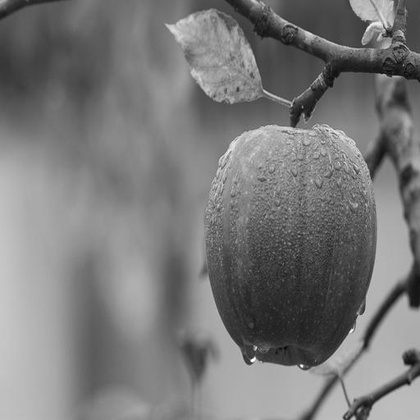
%> input picture dsp/lab5/resources/gray.jpg, 420 x 420 px, shrunk from 512 x 512 before the run
$ octave part2.m   (GNU Octave 9; MATLAB toolbox functions it lacks are replaced by stand-ins)
%> lines starting %> are read from the running program, lines starting %| are printed output that depends on the picture
### dsp/lab5/im2jpeg.m
function y = im2jpeg(x, mask)
if nargin < 2
    mask = ones(8);
end

m = [16 11  10  16  24  40  51  61
     12  12  14  19  26  58  60  55
     14  13  16  24  40  57  69  56
     14  17  22  29  51  87  80  62
     18  22  37  56  68  109 103 77
     24  35  55  64  81  104 113 92
     49  64  78  87  103 121 120 101
     72  92  95  98  112 100 103 99];

order = [1 9  2  3  10 17 25 18 11 4  5  12 19 26 33  ...
        41 34 27 20 13 6  7  14 21 28 35 42 49 57 50  ...
        43 36 29 22 15 8  16 23 30 37 44 51 58 59 52  ...
        45 38 31 24 32 39 46 53 60 61 54 47 40 48 55  ...
        62 63 56 64];

[xm, xn] = size(x);
x = double(x) - 128;
t = dctmtx(8);
y = blkproc(x, [8 8], 'P1 * x * P2', t, t');
y = blkproc(y, [8 8], 'round(x ./ P1)', m);
y = blkproc(y, [8 8], 'x .* P1', mask);
y = im2col(y, [8 8], 'distinct');
xb = size(y, 2);
y = y(order, :);
eob = max(y(:)) + 1;
r = zeros(numel(y) + size(y, 2), 1);
count = 0;
for j = 1:xb
   i = max(find(y(:, j)));
   if isempty(i)
      i = 0;
   end
   p = count + 1;
   q = p + i;
   r(p:q) = [y(1:i, j); eob];
   count = count + i + 1;
end
r((count + 1):end) = [];
y           = struct;
y.size      = uint16([xm xn]);
y.numblocks = uint16(xb);
y.code      = r;

### digital-signal-processing/lab5/jpeg2im.m
function x = jpeg2im(y)
m = [16 11  10  16  24  40  51  61
     12  12  14  19  26  58  60  55
     14  13  16  24  40  57  69  56
     14  17  22  29  51  87  80  62
     18  22  37  56  68  109 103 77
     24  35  55  64  81  104 113 92
     49  64  78  87  103 121 120 101
     72  92  95  98  112 100 103 99];

order = [1 9  2  3  10 17 25 18 11 4  5  12 19 26 33  ...
        41 34 27 20 13 6  7  14 21 28 35 42 49 57 50  ...
        43 36 29 22 15 8  16 23 30 37 44 51 58 59 52  ...
        45 38 31 24 32 39 46 53 60 61 54 47 40 48 55  ...
        62 63 56 64];
rev = order;
for k = 1:length(order)
   rev(k) = find(order == k);
end

xb = double(y.numblocks);
sz = double(y.size);
xn = sz(2);
xm = sz(1);
x = y.code;
eob = max(x(:));

z = zeros(64, xb);
k = 1;
for j = 1:xb
   for i = 1:64
      if x(k) == eob
         k = k + 1;
         break;
      else
         z(i, j) = x(k);
         k = k + 1;
      end
   end
end

z = z(rev, :);
x = col2im(z, [8 8], [xm xn], 'distinct');
x = blkproc(x, [8 8], 'x .* P1', m);
t = dctmtx(8);
x = blkproc(x, [8 8], 'P1 * x * P2', t', t);
x = uint8(x + 128);

### dsp/lab5/part2.m
f = imread('resources/gray.jpg');
%> f is the input picture: size 420x420 uint8; min 6, max 255, mean 121.2
figure, imshow(f)

cr_array = zeros(12,1);
corr_array = zeros(12,1);
count_k = 1:12;

diagNumber = -5;
for i=1:12
    mask = ones(8);
    mask = triu(mask, diagNumber+i);
    mask = flip(mask, 2);

    f2 = im2jpeg(f, mask);
    d1 = im2double(f);          % compression ratio
    d2 = f2.code;               % compression ratio
    cr1 = whos('d1');           % compression ratio
    cr2 = whos('d2');           % compression ratio
    cr = cr1.bytes / cr2.bytes; % compression ratio
    f2 = jpeg2im(f2);
    corr = corr2(f, f2);


    cr_array(i) = cr;
    corr_array(i) = corr;
    count_k(i) = sum(sum(mask));
    figure, imshow(f2)
end
%> this loop made 12 passes
%> corr on passes 1 to 12: 0.995, 0.995, 0.995, 0.995, 0.995, 0.995, 0.994, 0.992, 0.989, 0.985, 0.976, 0.946
%> pass 1, in im2jpeg, `y = blkproc(x, [8 8], 'P1 * x * P2', t, t');`:
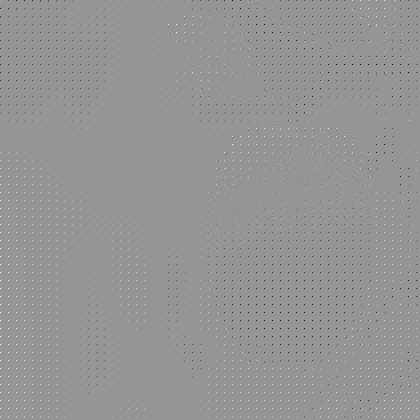
%> y: size 420x420 double; min -789.9, max 558, mean -0.9; drawn with min black and max white
%> after the loop, corr_array = [0.995; 0.995; 0.995; 0.995; 0.995; 0.995; 0.994; 0.992; 0.989; 0.985; 0.976; 0.946]; count_k = [58 54 49 43 36 28 21 15 10 6 3 1]; cr_array = [5.72; 5.72; 5.72; 5.75; 5.84; 6.09; 6.63; 7.78; 9.54; 12.47; 17.74; 31.73]

figure, plot(flip(corr_array), flip(count_k))
xlabel('Pirson correlation')
ylabel('Count')
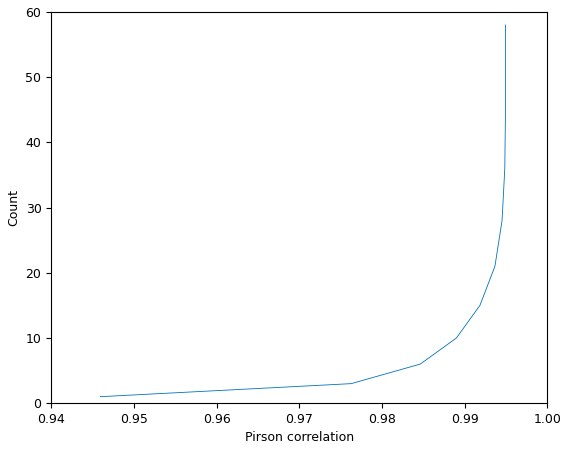
%> figure redrawn from the program's plot data

figure, plot(flip(corr_array), flip(cr_array))
xlabel('Pirson correlation')
ylabel('Compression ratio')
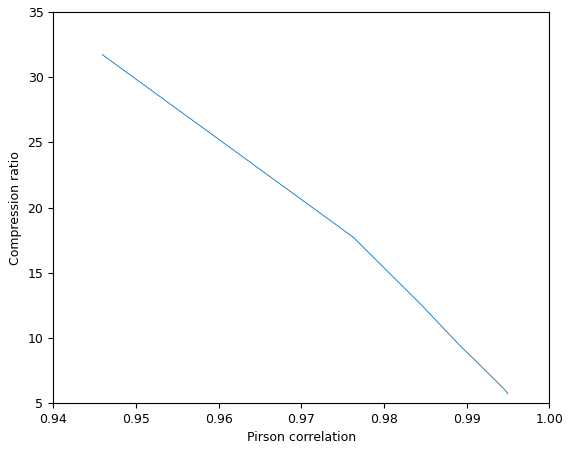
%> figure redrawn from the program's plot data
